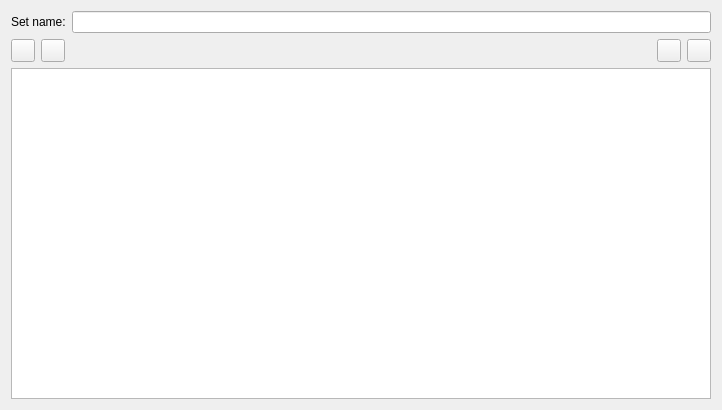
<?xml version="1.0" encoding="UTF-8"?>
<ui version="4.0">
 <class>HighlighterSetEdit</class>
 <widget class="QWidget" name="HighlighterSetEdit">
  <property name="geometry">
   <rect>
    <x>0</x>
    <y>0</y>
    <width>722</width>
    <height>410</height>
   </rect>
  </property>
  <property name="windowTitle">
   <string>Highlighters</string>
  </property>
  <layout class="QVBoxLayout" name="verticalLayout_2">
   <item>
    <layout class="QHBoxLayout" name="horizontalLayout">
     <item>
      <widget class="QLabel" name="nameLabel">
       <property name="text">
        <string>Set name:</string>
       </property>
      </widget>
     </item>
     <item>
      <widget class="QLineEdit" name="nameEdit"/>
     </item>
    </layout>
   </item>
   <item>
    <layout class="QVBoxLayout" name="verticalLayout">
     <item>
      <layout class="QHBoxLayout" name="buttonsLayout">
       <property name="spacing">
        <number>6</number>
       </property>
       <item>
        <widget class="QToolButton" name="addHighlighterButton">
         <property name="toolTip">
          <string>New Highlighter</string>
         </property>
         <property name="text">
          <string/>
         </property>
         <property name="icon">
          <iconset resource="../../app/klogg.qrc">
           <normaloff>:/images/icons8-plus.svg</normaloff>:/images/icons8-plus.svg</iconset>
         </property>
        </widget>
       </item>
       <item>
        <widget class="QToolButton" name="removeHighlighterButton">
         <property name="toolTip">
          <string>Delete Highlighter</string>
         </property>
         <property name="text">
          <string/>
         </property>
         <property name="icon">
          <iconset resource="../../app/klogg.qrc">
           <normaloff>:/images/icons8-minus.svg</normaloff>:/images/icons8-minus.svg</iconset>
         </property>
        </widget>
       </item>
       <item>
        <spacer name="horizontalSpacer">
         <property name="orientation">
          <enum>Qt::Horizontal</enum>
         </property>
         <property name="sizeHint" stdset="0">
          <size>
           <width>40</width>
           <height>20</height>
          </size>
         </property>
        </spacer>
       </item>
       <item>
        <widget class="QToolButton" name="upHighlighterButton">
         <property name="toolTip">
          <string>Move Highlighter Up</string>
         </property>
         <property name="text">
          <string/>
         </property>
         <property name="icon">
          <iconset resource="../../app/klogg.qrc">
           <normaloff>:/images/icons8-up.svg</normaloff>:/images/icons8-up.svg</iconset>
         </property>
        </widget>
       </item>
       <item>
        <widget class="QToolButton" name="downHighlighterButton">
         <property name="toolTip">
          <string>Move Highlighter Down</string>
         </property>
         <property name="text">
          <string/>
         </property>
         <property name="icon">
          <iconset resource="../../app/klogg.qrc">
           <normaloff>:/images/icons8-down-arrow.svg</normaloff>:/images/icons8-down-arrow.svg</iconset>
         </property>
        </widget>
       </item>
      </layout>
     </item>
     <item>
      <widget class="QListWidget" name="highlighterListWidget"/>
     </item>
    </layout>
   </item>
   <item>
    <layout class="QVBoxLayout" name="highlighterLayout"/>
   </item>
  </layout>
 </widget>
 <resources>
  <include location="../../app/klogg.qrc"/>
  <include location="../../app/klogg.qrc"/>
 </resources>
 <connections/>
</ui>
